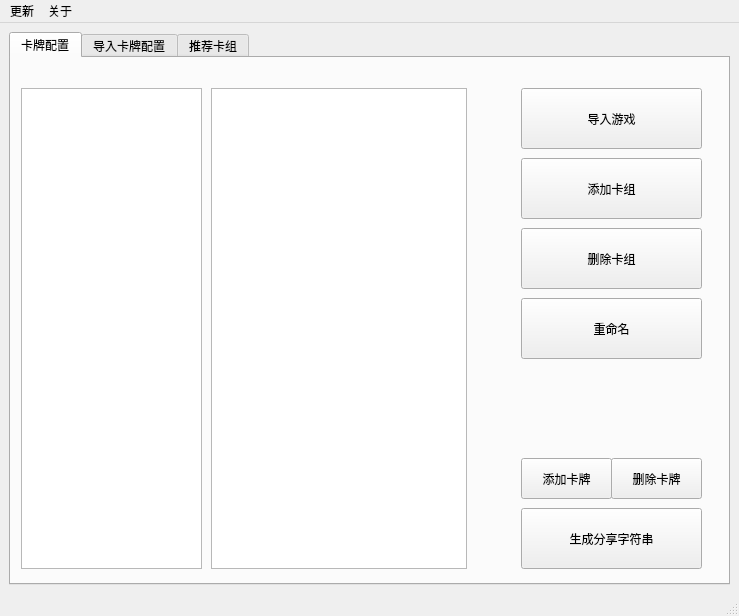
<?xml version="1.0" encoding="UTF-8"?>
<ui version="4.0">
 <class>MainWindow</class>
 <widget class="QMainWindow" name="MainWindow">
  <property name="geometry">
   <rect>
    <x>0</x>
    <y>0</y>
    <width>739</width>
    <height>616</height>
   </rect>
  </property>
  <property name="windowTitle">
   <string>b4bdeck manager</string>
  </property>
  <property name="windowIcon">
   <iconset>
    <normaloff>ico.ico</normaloff>ico.ico</iconset>
  </property>
  <widget class="QWidget" name="centralwidget">
   <layout class="QGridLayout" name="gridLayout">
    <item row="0" column="0">
     <widget class="QTabWidget" name="tabWidget">
      <property name="currentIndex">
       <number>0</number>
      </property>
      <widget class="QWidget" name="cards">
       <attribute name="title">
        <string>卡牌配置</string>
       </attribute>
       <widget class="QListWidget" name="listWidget_cardSet">
        <property name="geometry">
         <rect>
          <x>10</x>
          <y>30</y>
          <width>181</width>
          <height>481</height>
         </rect>
        </property>
        <property name="font">
         <font>
          <pointsize>16</pointsize>
         </font>
        </property>
       </widget>
       <widget class="QPushButton" name="pushButton_importInGame">
        <property name="geometry">
         <rect>
          <x>510</x>
          <y>30</y>
          <width>181</width>
          <height>61</height>
         </rect>
        </property>
        <property name="text">
         <string>导入游戏</string>
        </property>
       </widget>
       <widget class="QPushButton" name="pushButton_delectSet">
        <property name="geometry">
         <rect>
          <x>510</x>
          <y>170</y>
          <width>181</width>
          <height>61</height>
         </rect>
        </property>
        <property name="text">
         <string>删除卡组</string>
        </property>
       </widget>
       <widget class="QPushButton" name="pushButton_shareCode">
        <property name="geometry">
         <rect>
          <x>510</x>
          <y>450</y>
          <width>181</width>
          <height>61</height>
         </rect>
        </property>
        <property name="text">
         <string>生成分享字符串</string>
        </property>
       </widget>
       <widget class="QPushButton" name="pushButton_renameSet">
        <property name="geometry">
         <rect>
          <x>510</x>
          <y>240</y>
          <width>181</width>
          <height>61</height>
         </rect>
        </property>
        <property name="text">
         <string>重命名</string>
        </property>
       </widget>
       <widget class="QPushButton" name="pushButton_insertCard">
        <property name="geometry">
         <rect>
          <x>510</x>
          <y>400</y>
          <width>91</width>
          <height>41</height>
         </rect>
        </property>
        <property name="text">
         <string>添加卡牌</string>
        </property>
       </widget>
       <widget class="QPushButton" name="pushButton_delectCard">
        <property name="geometry">
         <rect>
          <x>600</x>
          <y>400</y>
          <width>91</width>
          <height>41</height>
         </rect>
        </property>
        <property name="text">
         <string>删除卡牌</string>
        </property>
       </widget>
       <widget class="QListWidget" name="listWidget_cards">
        <property name="geometry">
         <rect>
          <x>200</x>
          <y>30</y>
          <width>256</width>
          <height>481</height>
         </rect>
        </property>
        <property name="font">
         <font>
          <pointsize>16</pointsize>
         </font>
        </property>
       </widget>
       <widget class="QPushButton" name="pushButton_insertSet">
        <property name="geometry">
         <rect>
          <x>510</x>
          <y>100</y>
          <width>181</width>
          <height>61</height>
         </rect>
        </property>
        <property name="text">
         <string>添加卡组</string>
        </property>
       </widget>
      </widget>
      <widget class="QWidget" name="importCards">
       <attribute name="title">
        <string>导入卡牌配置</string>
       </attribute>
       <widget class="QWidget" name="widget" native="true">
        <property name="geometry">
         <rect>
          <x>9</x>
          <y>9</y>
          <width>697</width>
          <height>252</height>
         </rect>
        </property>
        <widget class="QTextEdit" name="textEdit_shareCode">
         <property name="geometry">
          <rect>
           <x>10</x>
           <y>20</y>
           <width>681</width>
           <height>111</height>
          </rect>
         </property>
        </widget>
        <widget class="QPushButton" name="pushButton_codeImport">
         <property name="geometry">
          <rect>
           <x>190</x>
           <y>140</y>
           <width>301</width>
           <height>81</height>
          </rect>
         </property>
         <property name="font">
          <font>
           <pointsize>28</pointsize>
          </font>
         </property>
         <property name="text">
          <string>字符串导入</string>
         </property>
        </widget>
       </widget>
       <widget class="QWidget" name="widget_2" native="true">
        <property name="geometry">
         <rect>
          <x>10</x>
          <y>270</y>
          <width>697</width>
          <height>252</height>
         </rect>
        </property>
        <widget class="QPushButton" name="pushButton_ocrImport">
         <property name="geometry">
          <rect>
           <x>190</x>
           <y>70</y>
           <width>301</width>
           <height>81</height>
          </rect>
         </property>
         <property name="font">
          <font>
           <pointsize>28</pointsize>
          </font>
         </property>
         <property name="text">
          <string>图片导入</string>
         </property>
        </widget>
       </widget>
      </widget>
      <widget class="QWidget" name="recommend">
       <attribute name="title">
        <string>推荐卡组</string>
       </attribute>
       <widget class="QListWidget" name="listWidget_cardSet_recommend">
        <property name="geometry">
         <rect>
          <x>10</x>
          <y>10</y>
          <width>181</width>
          <height>481</height>
         </rect>
        </property>
        <property name="font">
         <font>
          <pointsize>16</pointsize>
         </font>
        </property>
       </widget>
       <widget class="QListWidget" name="listWidget_cards_recommend">
        <property name="geometry">
         <rect>
          <x>200</x>
          <y>10</y>
          <width>256</width>
          <height>481</height>
         </rect>
        </property>
        <property name="font">
         <font>
          <pointsize>16</pointsize>
         </font>
        </property>
       </widget>
       <widget class="QPushButton" name="pushButton_importInGame_recommend">
        <property name="geometry">
         <rect>
          <x>500</x>
          <y>430</y>
          <width>181</width>
          <height>61</height>
         </rect>
        </property>
        <property name="text">
         <string>导入游戏</string>
        </property>
       </widget>
       <widget class="QTextBrowser" name="textBrowser_author">
        <property name="geometry">
         <rect>
          <x>470</x>
          <y>50</y>
          <width>241</width>
          <height>31</height>
         </rect>
        </property>
       </widget>
       <widget class="QLabel" name="label_author">
        <property name="geometry">
         <rect>
          <x>560</x>
          <y>10</y>
          <width>53</width>
          <height>31</height>
         </rect>
        </property>
        <property name="text">
         <string>&lt;html&gt;&lt;head/&gt;&lt;body&gt;&lt;p align=&quot;center&quot;&gt;&lt;span style=&quot; font-size:16pt;&quot;&gt;作者&lt;/span&gt;&lt;/p&gt;&lt;/body&gt;&lt;/html&gt;</string>
        </property>
       </widget>
       <widget class="QTextBrowser" name="textBrowser_game_version">
        <property name="geometry">
         <rect>
          <x>470</x>
          <y>160</y>
          <width>241</width>
          <height>31</height>
         </rect>
        </property>
       </widget>
       <widget class="QTextBrowser" name="textBrowser_deck_info">
        <property name="geometry">
         <rect>
          <x>470</x>
          <y>240</y>
          <width>241</width>
          <height>161</height>
         </rect>
        </property>
        <property name="html">
         <string>&lt;!DOCTYPE HTML PUBLIC &quot;-//W3C//DTD HTML 4.0//EN&quot; &quot;http://www.w3.org/TR/REC-html40/strict.dtd&quot;&gt;
&lt;html&gt;&lt;head&gt;&lt;meta name=&quot;qrichtext&quot; content=&quot;1&quot; /&gt;&lt;meta charset=&quot;utf-8&quot; /&gt;&lt;style type=&quot;text/css&quot;&gt;
p, li { white-space: pre-wrap; }
hr { height: 1px; border-width: 0; }
li.unchecked::marker { content: &quot;\2610&quot;; }
li.checked::marker { content: &quot;\2612&quot;; }
&lt;/style&gt;&lt;/head&gt;&lt;body style=&quot; font-family:'Microsoft YaHei UI'; font-size:9pt; font-weight:400; font-style:normal;&quot;&gt;
&lt;p style=&quot;-qt-paragraph-type:empty; margin-top:0px; margin-bottom:0px; margin-left:0px; margin-right:0px; -qt-block-indent:0; text-indent:0px;&quot;&gt;&lt;br /&gt;&lt;/p&gt;&lt;/body&gt;&lt;/html&gt;</string>
        </property>
       </widget>
       <widget class="QLabel" name="label_game_version">
        <property name="geometry">
         <rect>
          <x>510</x>
          <y>120</y>
          <width>161</width>
          <height>31</height>
         </rect>
        </property>
        <property name="text">
         <string>&lt;html&gt;&lt;head/&gt;&lt;body&gt;&lt;p align=&quot;center&quot;&gt;&lt;span style=&quot; font-size:16pt;&quot;&gt;适用游戏版本&lt;/span&gt;&lt;/p&gt;&lt;p align=&quot;center&quot;&gt;&lt;span style=&quot; font-size:16pt;&quot;&gt;&lt;br/&gt;&lt;/span&gt;&lt;/p&gt;&lt;/body&gt;&lt;/html&gt;</string>
        </property>
       </widget>
       <widget class="QLabel" name="label_deck_info">
        <property name="geometry">
         <rect>
          <x>510</x>
          <y>200</y>
          <width>161</width>
          <height>31</height>
         </rect>
        </property>
        <property name="text">
         <string>&lt;html&gt;&lt;head/&gt;&lt;body&gt;&lt;p align=&quot;center&quot;&gt;&lt;span style=&quot; font-size:16pt;&quot;&gt;卡组说明&lt;/span&gt;&lt;/p&gt;&lt;/body&gt;&lt;/html&gt;</string>
        </property>
       </widget>
      </widget>
     </widget>
    </item>
   </layout>
  </widget>
  <widget class="QMenuBar" name="menubar">
   <property name="geometry">
    <rect>
     <x>0</x>
     <y>0</y>
     <width>739</width>
     <height>22</height>
    </rect>
   </property>
   <widget class="QMenu" name="menu">
    <property name="title">
     <string>关于</string>
    </property>
    <addaction name="actionGithub"/>
    <addaction name="action_info"/>
   </widget>
   <widget class="QMenu" name="menu_2">
    <property name="title">
     <string>更新</string>
    </property>
    <addaction name="actioncheck"/>
    <addaction name="actioncheckDeck"/>
   </widget>
   <addaction name="menu_2"/>
   <addaction name="menu"/>
  </widget>
  <widget class="QStatusBar" name="statusbar"/>
  <action name="action">
   <property name="text">
    <string>图片导入设置</string>
   </property>
  </action>
  <action name="info">
   <property name="text">
    <string>信息</string>
   </property>
  </action>
  <action name="actionGithub">
   <property name="text">
    <string>Github</string>
   </property>
  </action>
  <action name="action_info">
   <property name="text">
    <string>信息</string>
   </property>
  </action>
  <action name="actioncheck">
   <property name="text">
    <string>检查更新</string>
   </property>
  </action>
  <action name="actioncheckDeck">
   <property name="text">
    <string>更新牌组</string>
   </property>
  </action>
 </widget>
 <resources/>
 <connections/>
</ui>
